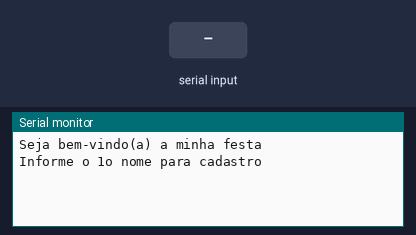
Bench run of a sketch on a simulated Arduino Uno, built with avr-gcc and run on an emulated ATmega328P. On the bench: the last lines printed to the serial monitor. The inputs (shaded band) are chosen by the test bench.

Above: at 1.2 s.
1.3 s: "90,45\n" received over Serial
At 3.0 s:
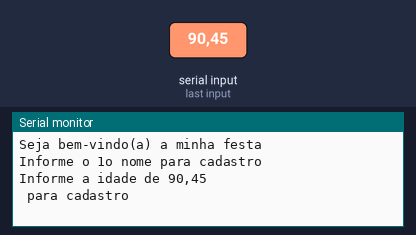
3.8 s: "30,150\n" received over Serial
At 5.2 s:
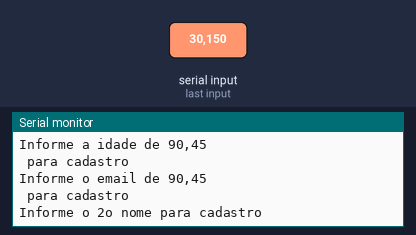
5.3 s: "5\n" received over Serial
At 7.0 s:
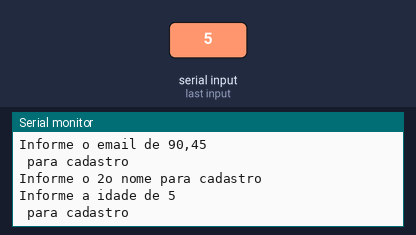
7.8 s: "90\n" received over Serial
At 9.3 s:
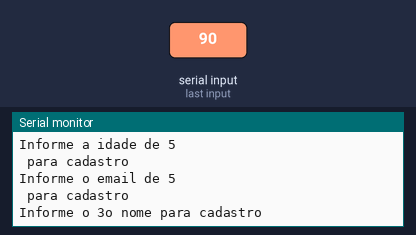

Measured:
- after the input at 1.3 s, the serial monitor: prints a new line after 1.0 s (image 1)
- after the input at 3.8 s, the serial monitor: prints a new line at once (image 2)
- after the input at 5.3 s, the serial monitor: prints a new line after 1.0 s (image 3)
- after the input at 7.8 s, the serial monitor: prints a new line at once (image 4)

The sketch:

cadastro_de_convidados_vetores1.ino
```cpp
// C++ code
//
int qtdCadastro = 4;
String convidados[4];
int idadeConvidados[4];
String emailConvidados[4];
void desenhaCabecalho()
{
 Serial.println("Seja bem-vindo(a) a minha festa");
 Serial.println();
 Serial.println();

}
void setup()
{
 Serial.begin(9600);
}

void loop()
{
desenhaCabecalho();
for(int i = 0; i < 4; i++){
Serial.println("Informe o " + String(i + 1) + "o nome para cadastro");
while(! Serial.available());
convidados[i] = Serial.readString();
Serial.println();

Serial.println("Informe a idade de " + String(convidados[i]) + " para cadastro");
while(! Serial.available());
idadeConvidados[i] = Serial.parseInt();
Serial.println();

Serial.println("Informe o email de " + String(convidados[i]) + " para cadastro");
while(! Serial.available());
emailConvidados[i] = Serial.readString();
Serial.println();
Serial.println();
}
Serial.println();
Serial.println();
Serial.println();


Serial.println();
for(int i = 0; i < 4; i++){
Serial.println(String(i + 1) + "o convidado: " + String(convidados[i]));
Serial.println("Idade de " + String(convidados[i]) + ": " + String(idadeConvidados[i]));
Serial.println("Email de " + String(convidados[i]) + ": " + String(emailConvidados[i]));
Serial.println("Permissao para a festa: " + String(idadeConvidados[i] >= 18 ? "OK" : "Nao pode entrar na festa por ser menor de idade"));
Serial.println("-------------------------------------------");
Serial.println();
delay(3000);
}
}
```
